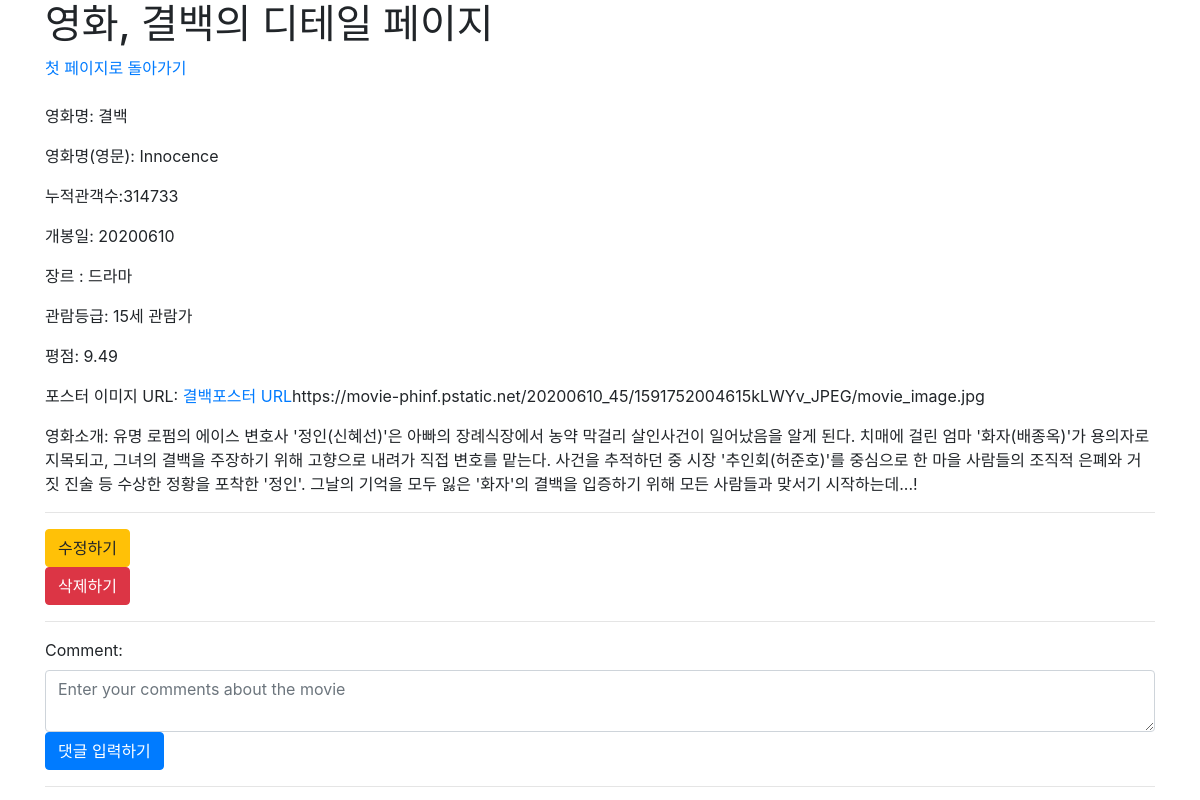
The page /movies/5/ on the database as committed earlier.
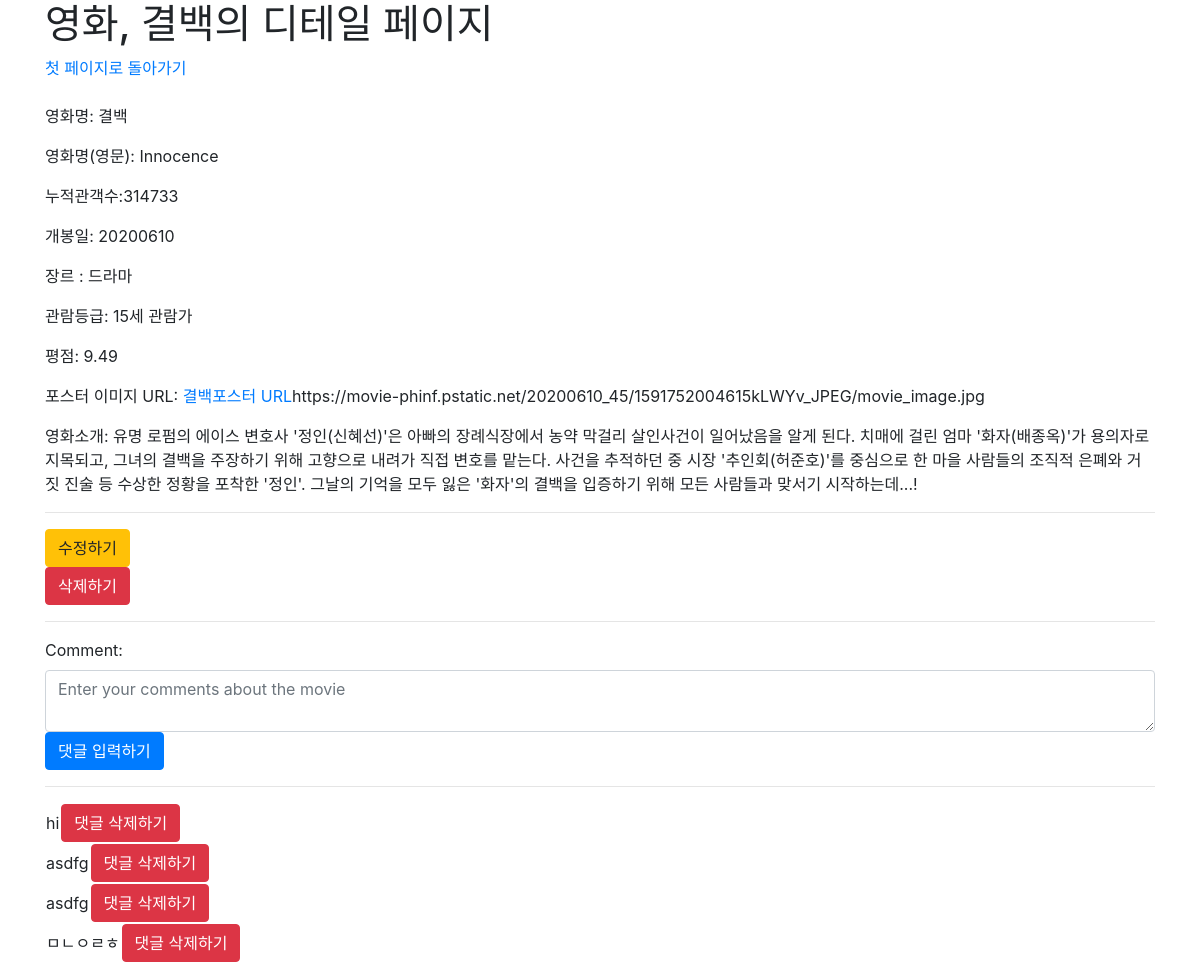
The same page on the database as committed later.
### movies/models.py (models this page shows)
class Movie(models.Model):
    title = models.CharField(max_length=30)
    title_en = models.CharField(max_length=50)
    audience = models.IntegerField()
    open_date = models.CharField(max_length=20)
    genre = models.CharField(max_length=20)
    watch_grade = models.CharField(max_length=20)
    score = models.FloatField()
    poster_url = models.TextField()
    description = models.TextField()

class Comment(models.Model):
    content = models.TextField()
    created_at = models.DateTimeField(auto_now_add=True)
    article = models.ForeignKey(Movie, on_delete=models.CASCADE)

### movies/views.py (the view)
# urls.py: path('<int:pk>/', views.detail, name='detail'),
def detail(request, pk):
    movie = Movie.objects.get(pk=pk)
    form = CommentForm()
    context = {
        'movie' : movie,
        'form' : form,
    }
    return render(request, 'movies/detail.html', context)

### movies/forms.py
class CommentForm(forms.ModelForm):
    content = forms.CharField(
        label = 'Comment',
        widget = forms.Textarea(
            attrs = {
                'class' : 'my-comment form-control',
                'placeholder' : 'Enter your comments about the movie',
                'rows' : 2,
                'cols' : 40,
            }
        )
    )
    class Meta:
        model = Comment
        fields = '__all__'
        exclude = ('article',)

### movies/templates/movies/detail.html (shortened to what this page needs)
{% extends 'base.html' %}
{% block content %}
    <h1>영화, {{movie.title}}의 디테일 페이지</h1>
    <a href="{% url 'movies:index' %}">첫 페이지로 돌아가기</a>
        <img src="{{ movie.poster_url }}" style="width:100px; display:block;" alt=""><br>
        <p>영화명: {{ movie.title }}</p>
        <p>영화명(영문): {{ movie.title_en }}</p>
        <p>누적관객수:{{ movie.audience }}</p>
        <p>개봉일: {{ movie.open_date }}</p>
        <p>장르 : {{ movie.genre }}</p>
        <p>관람등급: {{ movie.watch_grade }}</p>
        <p>평점: {{ movie.score }}</p>
        <p>포스터 이미지 URL: <a href="{{ movie.poster_url }}">{{ movie.title }}포스터 URL</a>{{ movie.poster_url }}</p>
        <p>영화소개: {{ movie.description }}</p>
        <hr>
        <a href="{% url 'movies:update' movie.pk %}"><button class="btn btn-warning">수정하기</button></a>
        <form action="{% url 'movies:delete' movie.pk %}" method="POST">
            <button class="btn btn-danger">삭제하기</button>
        </form>
    <hr>
        <form action="{% url 'movies:comment_create' movie.pk %}" method="POST">
            {{ form }}
            <button class=" btn btn-primary">댓글 입력하기</button>
        </form>
    <hr>
    {% for comment in movie.comment_set.all %}
        <table>
            <tr>
                <td>{{ comment.content }}</td>
                <form action="{% url 'movies:comment_delete' movie.pk comment.pk %}" method="POST">
                    <td><button class="btn btn-danger">댓글 삭제하기</button></td>
                </form>
            </tr>
        </table>
    {% endfor %}
{% endblock  %}

### crud/templates/base.html (shortened to what this page needs)
<!DOCTYPE html>
<html lang="en">
<head>
    <link rel="stylesheet" href="https://stackpath.bootstrapcdn.com/bootstrap/4.5.0/css/bootstrap.min.css">
</head>
<body>
    <div class="container">
        {% block content %}
        {% endblock  %}
    </div>
</body>
</html>

Rows that differ between the two databases and show on the page:
added Comment: content "hi"
added Comment: content "asdfg"
added Comment: content "asdfg"
added Comment: content "ㅁㄴㅇㄹㅎ"
